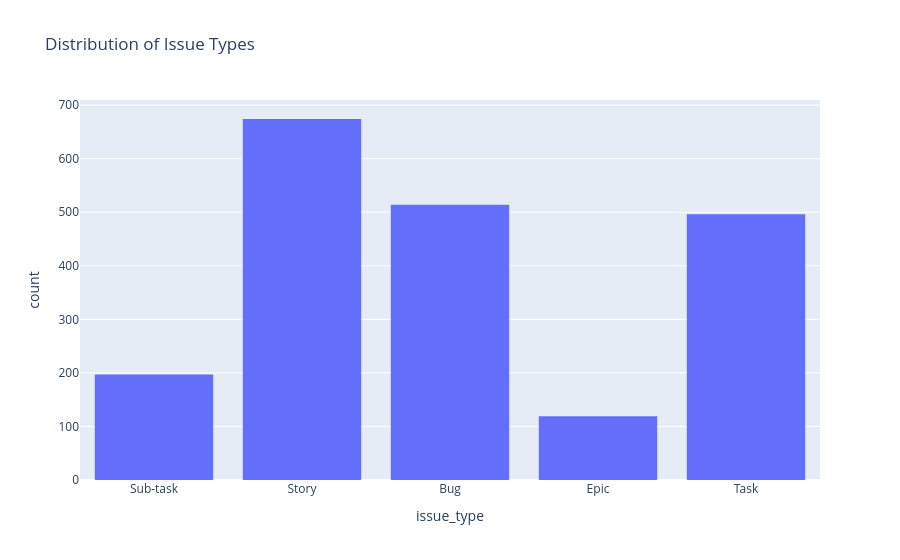

Notebook source saved alongside this figure:
### Markdown cell above
### Distribution of Features

### Code cell
# distribution of rows for each issue type
fig_issue_type = px.histogram(df, x='issue_type', title='Distribution of Issue Types')
fig_issue_type.show()

### Figure 1 — Plotly figure (JSON) as saved in the notebook; plotly's stock layout.template omitted (floating-point values rounded to 4 significant figures; data arrays with more than 128 entries replaced by an {"elided": "..."} marker saying what was removed)
{"data": [{"bingroup": "x", "hovertemplate": "issue_type=%{x}<br>count=%{y}<extra></extra>", "legendgroup": "", "marker": {"color": "#636efa", "pattern": {"shape": ""}}, "name": "", "orientation": "v", "showlegend": false, "type": "histogram", "x": {"elided": "2000 str values"}, "xaxis": "x", "yaxis": "y"}], "layout": {"barmode": "relative", "legend": {"tracegroupgap": 0}, "title": {"text": "Distribution of Issue Types"}, "xaxis": {"anchor": "y", "domain": [0, 1], "title": {"text": "issue_type"}}, "yaxis": {"anchor": "x", "domain": [0, 1], "title": {"text": "count"}}}}
